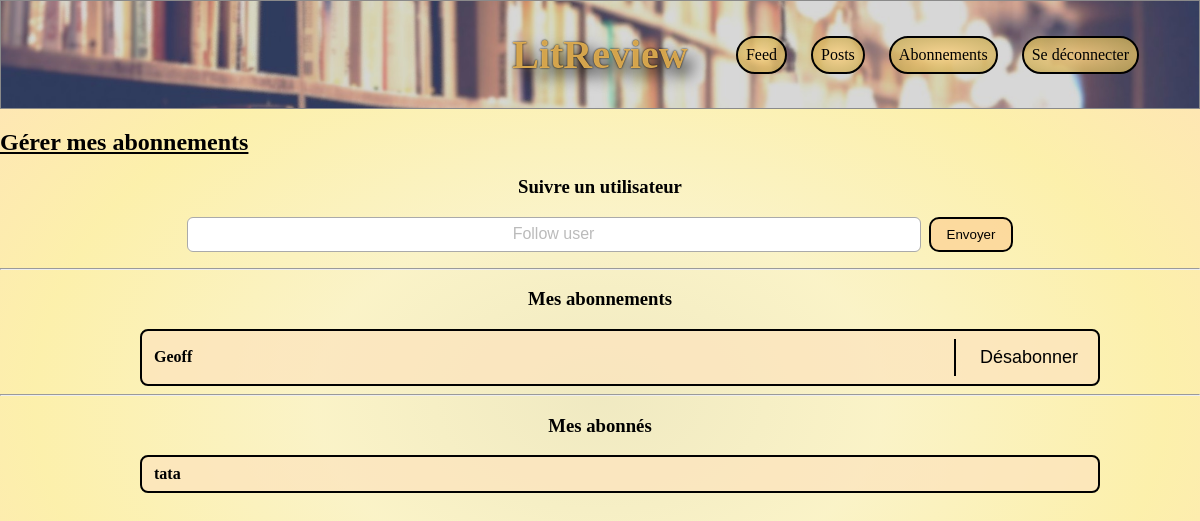
Before: /reviews/abonnements/ (signed in) with the older database file.
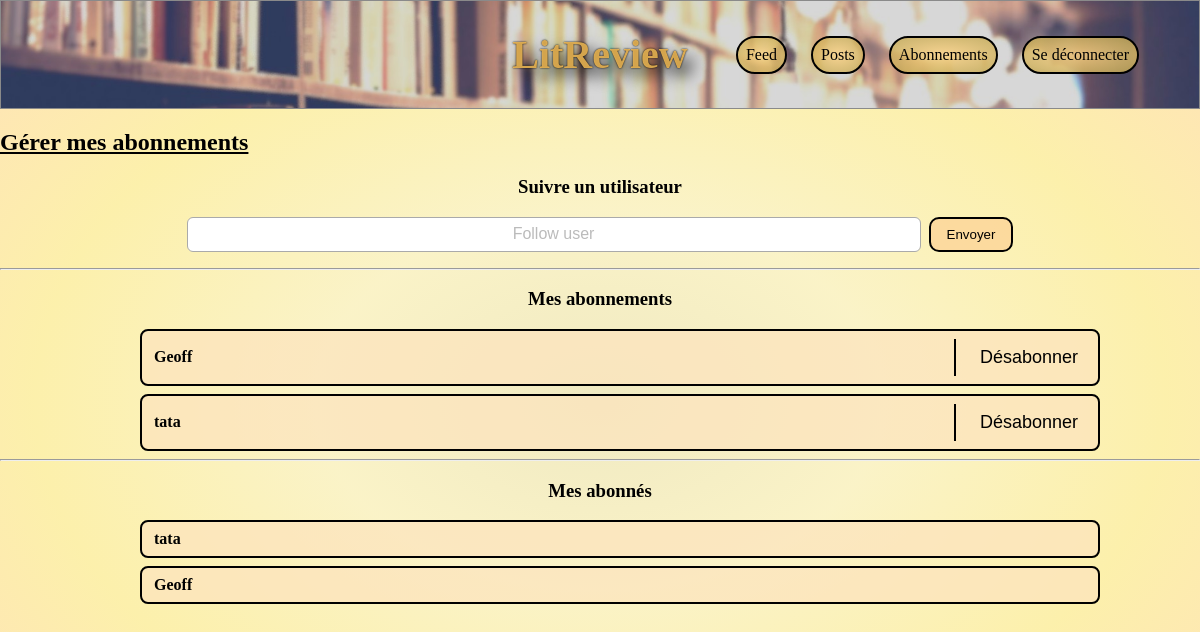
After: the same page with the newer database file.
### authentification/models.py (models this page shows, shortened)
class UserFollows(models.Model):
    user = models.ForeignKey(
        CustomUser,
        related_name='following',
        on_delete=models.CASCADE
    )
    followed_user = models.ForeignKey(
        CustomUser,
        related_name='followed_by',
        on_delete=models.CASCADE
    )
    class Meta:
        unique_together = ('user', 'followed_user')

class CustomUser(AbstractUser):
    ROLE_USER = 'USER'
    ROLE_DEVELOPER = 'DEVELOPER'
    ROLE_CHOICES = [
        (ROLE_USER, 'Utilisateur'),
        (ROLE_DEVELOPER, 'Développeur'),
    ]
    role = models.CharField(
        max_length=10,
        choices=ROLE_CHOICES,
        default=ROLE_USER
    )
    is_developer = models.BooleanField(default=False, editable=False)

### reviews/views.py (the view, shortened to what this page needs)
# urls.py: path('abonnements/', views.follow_users, name='follow_users'),
@login_required
def follow_users(request):
    user = request.user
    if request.method == 'POST' and 'follow_user' in request.POST:
        follow_form = FollowUserForm(request.POST)
        if follow_form.is_valid():
            username = follow_form.cleaned_data['username']
            try:
                to_follow = CustomUser.objects.get(username=username)
                if to_follow == user:
                    messages.error(
                        request,
                        "Vous ne pouvez pas vous suivre vous-même."
                    )
                elif UserFollows.objects.filter(
                    user=user,
                    followed_user=to_follow
                ).exists():
                    messages.info(
                        request,
                        f"Vous suivez déjà {username}."
                    )
                else:
                    UserFollows.objects.create(
                        user=user,
                        followed_user=to_follow
                    )
                    messages.success(
                        request,
                        f"Vous suivez maintenant {username}."
                    )
            except CustomUser.DoesNotExist:
                messages.error(request, "Utilisateur non trouvé.")
    else:
        follow_form = FollowUserForm()
    abonnements = UserFollows.objects.filter(user=user).select_related(
        'followed_user'
        )
    abonnes = UserFollows.objects.filter(followed_user=user).select_related(
        'user'
        )
    return render(request, 'follow_users.html', {
        'follow_form': follow_form,
        'abonnements': abonnements,
        'abonnes': abonnes,
    })

### reviews/forms.py
class FollowUserForm(forms.Form):
    username = forms.CharField(
        label="Nom d'utilisateur à suivre",
        max_length=150,
        widget=forms.TextInput(attrs={'placeholder': "Nom d'utilisateur"})
    )

### reviews/templates/follow_users.html (shortened to what this page needs)
{% extends 'base.html' %}
{% load static %}
{% block extra_css %}
<link rel="stylesheet" href="{% static 'css/follow_user.css' %}">
{% endblock %}
{% block content %}
<h2>Gérer mes abonnements</h2>
<section>
    <h3>Suivre un utilisateur</h3>
    <form method="post">
        <input type="text" id="id_username" name="username" placeholder="Follow user" required>
        <button type="submit" name="follow_user" class="button-radius">Envoyer</button>
    </form>
</section>
<hr>
<section>
    <h3>Mes abonnements</h3>
    {% if abonnements %}
        <ul class="abonnements">
            {% for ab in abonnements %}
            <li class="abonnement-item">
                <span>{{ ab.followed_user.username }}</span>
                <form method="post" class="form-inline" style="display:inline;">
                    <button type="submit" class="unfollow-button">Désabonner</button>
                </form>
            </li>
            {% endfor %}
        </ul>
    {% else %}
        <p>Vous ne suivez personne.</p>
    {% endif %}
</section>
<hr>
<section>
    <h3>Mes abonnés</h3>
    {% if abonnes %}
        <ul class="abonnes">
            {% for ab in abonnes %}
            <li>{{ ab.user.username }}</li>
            {% endfor %}
        </ul>
    {% else %}
        <p>Vous n'avez pas d'abonnés.</p>
    {% endif %}
</section>
{% endblock %}

### templates/base.html (shortened to what this page needs)
<!DOCTYPE html>
<html lang="fr">
<head>
    {% load static %}
    <link rel="stylesheet" href="{% static 'css/style.css' %}">
    {% block extra_css %}{% endblock %}
</head>
<body>
    <main class="main-content">
        <section class="header">
            <h1>LitReview</h1>
            {% if user.is_authenticated %}
            <nav>
                <a href="{% url 'feed' %}" class="nav">Feed</a>
                <a href="{% url 'posts' %}" class="nav">Posts</a>
                <a href="{% url 'follow_users' %}" class="nav">Abonnements</a>
                <a href="{% url 'logout' %}" class="nav">Se déconnecter</a>
            </nav>
            {% endif %}
        </section>
        {% block content %}{% endblock %}
    </main>
</body>
</html>

### static/css/style.css (style rules this page uses)
html, body { height: 100%; height: auto; margin: 0; padding: 0; }
body { min-height: 100vh; display: flex; flex-direction: column; background: radial-gradient(#ece4b2cb,#f8edacab, #fae4698e, #ffbd6073); background-repeat: no-repeat; background-position: center; }
h1 { font-size: 40px; grid-column: 2; justify-self: center; margin: 0; color: #f1bb56e0; text-shadow: 8px 8px 16px #000000, 0px 0px 2px #000000; }
h2 { font-weight: bold; text-decoration: underline; text-decoration-color: #000000; }
a { text-decoration: none; color: black; }
.main-content { flex: 1; }
.header { background: url('/static/images/ban_2.jpg'); background-position: center; background-size: cover; display: grid; grid-template-columns: 1fr auto 1fr; align-items: center; padding: 30px 60px; border: 1px solid rgb(138, 138, 138); }
.header nav { grid-column: 3; justify-self: end; display: flex; gap: 24px; align-items: center; }
.button-radius, .button-radius-answer { background: #fdd398c4; padding: 8px 16px; border: 2px solid black; border-radius: 10px; text-align: center; }
.nav { border: #000000 2px solid; background: radial-gradient(#ffd382d0,#c2a853d2) ; padding: 8px; border-radius: 25px; }

### static/css/follow_user.css (style rules this page uses)
h3 { text-align: center; }
section form { display: flex; justify-content: center; gap: 8px; margin-bottom: 1em; }
input[name="username"] { width: 60%; text-align: center; padding: 6px; border-radius: 6px; border: 1px solid #aaa; font-size: 1em; }
input[name="username"]::placeholder { color: #bbb; }
.abonnement-item form { border-left: 2px solid #000; margin-left: 16px; padding-left: 16px; }
ul.abonnements, ul.abonnes { margin: auto; width: 80%; }
.abonnement-item, .abonnes li { display: flex; align-items: center; justify-content: space-between; border: 2px solid #000; padding: 8px 12px; margin-bottom: 8px; font-weight: bold; background: #fde4bebe; border-radius: 8px; }
.abonnement-item form { margin: 0; }
.form-inline { display: inline; }
.unfollow-button { background: none; border: none; color: #000000; font-size: large; padding: 8px; }

Changed rows visible on the page:
added UserFollows: followed_user.username "tata", shown under "Mes abonnements"
added UserFollows: user.username "Geoff", shown under "Mes abonnés"
